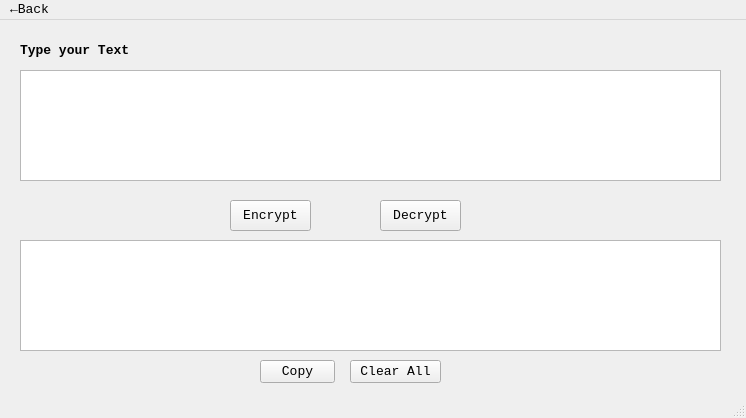
<?xml version="1.0" encoding="UTF-8"?>
<ui version="4.0">
 <class>Text2</class>
 <widget class="QMainWindow" name="Text2">
  <property name="geometry">
   <rect>
    <x>0</x>
    <y>0</y>
    <width>746</width>
    <height>418</height>
   </rect>
  </property>
  <property name="font">
   <font>
    <family>Courier New</family>
    <pointsize>10</pointsize>
   </font>
  </property>
  <property name="windowTitle">
   <string>TheCryptosystem-Text2</string>
  </property>
  <widget class="QWidget" name="centralwidget">
   <widget class="QPlainTextEdit" name="plainTextEdit">
    <property name="geometry">
     <rect>
      <x>20</x>
      <y>50</y>
      <width>701</width>
      <height>111</height>
     </rect>
    </property>
    <property name="cursor" stdset="0">
     <cursorShape>IBeamCursor</cursorShape>
    </property>
   </widget>
   <widget class="QLabel" name="label">
    <property name="geometry">
     <rect>
      <x>20</x>
      <y>20</y>
      <width>141</width>
      <height>21</height>
     </rect>
    </property>
    <property name="font">
     <font>
      <weight>75</weight>
      <bold>true</bold>
     </font>
    </property>
    <property name="text">
     <string>Type your Text </string>
    </property>
   </widget>
   <widget class="QPushButton" name="pushButton">
    <property name="geometry">
     <rect>
      <x>230</x>
      <y>180</y>
      <width>81</width>
      <height>31</height>
     </rect>
    </property>
    <property name="text">
     <string>Encrypt</string>
    </property>
   </widget>
   <widget class="QPushButton" name="pushButton_3">
    <property name="geometry">
     <rect>
      <x>380</x>
      <y>180</y>
      <width>81</width>
      <height>31</height>
     </rect>
    </property>
    <property name="text">
     <string>Decrypt</string>
    </property>
   </widget>
   <widget class="QPlainTextEdit" name="plainTextEdit_2">
    <property name="geometry">
     <rect>
      <x>20</x>
      <y>220</y>
      <width>701</width>
      <height>111</height>
     </rect>
    </property>
    <property name="cursor" stdset="0">
     <cursorShape>IBeamCursor</cursorShape>
    </property>
   </widget>
   <widget class="QPushButton" name="pushButton_2">
    <property name="geometry">
     <rect>
      <x>260</x>
      <y>340</y>
      <width>75</width>
      <height>23</height>
     </rect>
    </property>
    <property name="text">
     <string>Copy</string>
    </property>
   </widget>
   <widget class="QPushButton" name="pushButton_5">
    <property name="geometry">
     <rect>
      <x>350</x>
      <y>340</y>
      <width>91</width>
      <height>23</height>
     </rect>
    </property>
    <property name="text">
     <string>Clear All</string>
    </property>
   </widget>
  </widget>
  <widget class="QMenuBar" name="menubar">
   <property name="geometry">
    <rect>
     <x>0</x>
     <y>0</y>
     <width>746</width>
     <height>21</height>
    </rect>
   </property>
   <widget class="QMenu" name="menu_Back">
    <property name="title">
     <string>←Back</string>
    </property>
   </widget>
   <addaction name="menu_Back"/>
  </widget>
  <widget class="QStatusBar" name="statusbar"/>
 </widget>
 <resources/>
 <connections/>
</ui>
